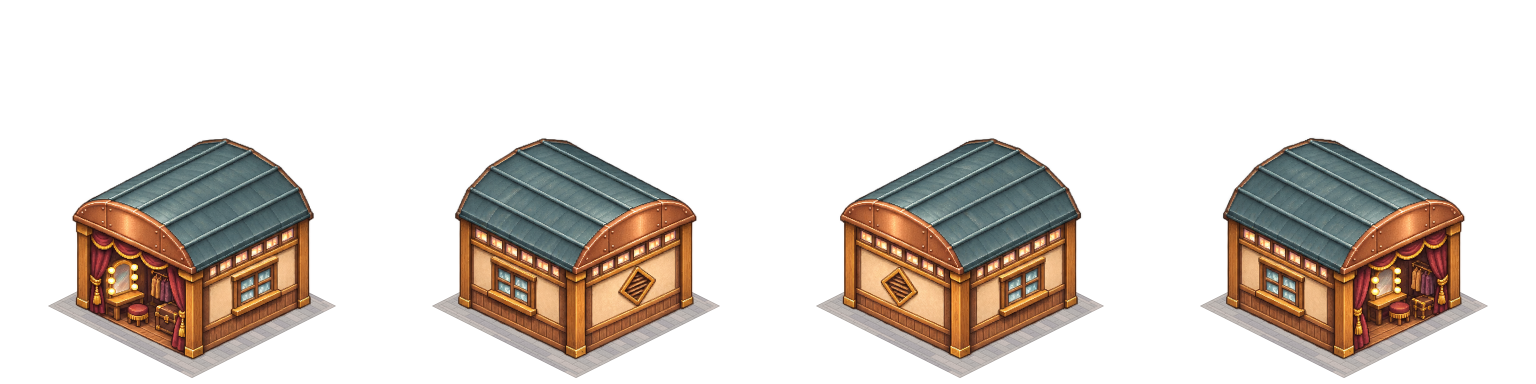
#> input picture assets/town-axis/painted/backStage.png, 3072 x 768 px, given in place of backStage.png.png, which was not available (shown at 1/2 size)
$ python -i prepare_light.py   (imports and definitions only)
#> lines starting #> are read from the running program, lines starting #| are printed output that depends on the picture; after the words box and inside, x2 and y2 are one past the last pixel; in counts of white or black regions, pixels touching at a corner belong together
"""Prepare the self-contained colour preview and the original-size silhouette for each painting."""
import io, json, sys
from concurrent.futures import ThreadPoolExecutor
from pathlib import Path
import numpy as np
from PIL import Image
from scipy.ndimage import distance_transform_edt
here=Path(__file__).resolve().parent
art=here.parents[1]/'assets/town-axis/painted'
dest=here/'launcher'
# [1 line not run here, left out]
quality=int(sys.argv[1]) if len(sys.argv)>1 else 45
def prepare(key):
    with Image.open(art/(key+'.png')) as source:
#> source is the input picture: PIL image 3072x768 RGBA; mean R, G, B, A 40.8, 33, 26.8, 74.6
        master=source.convert('RGBA')
    n=master.height
#> n = 768
    rgba=np.array(master)
    a=rgba[:,:,3]
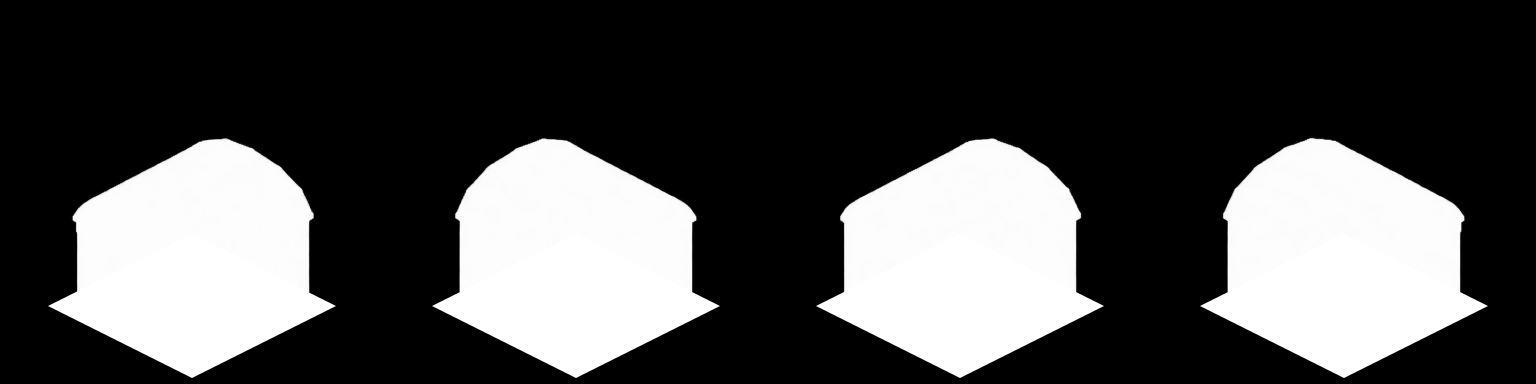
#> a: shape (768, 3072) (shown at 1/2 size); min 0, max 255, mean 74.6
    quant=(np.rint(a.astype('float32')*7/255)*255/7).round().astype('uint8')
    quant[(a>0)&(quant==0)]=6
#> quant: shape (768, 3072); min 0, max 255, mean 75
    assert np.array_equal(a>0,quant>0) and np.array_equal(a>=128,quant>=128)
    mask=Image.new('RGBA',master.size,'black')
    mask.putalpha(Image.fromarray(quant))
    maskfile=dest/(key+'-mask.webp');mask.save(maskfile,lossless=True,exact=True,method=6)
    check=Image.open(maskfile).convert('RGBA').getchannel('A')
    assert check.tobytes()==quant.tobytes()
    size=n//4
#> size = 192
    colors=Image.new('RGB',(size*4,size))
#> colors: PIL image 768x192 RGB; every value is 0
    for f in range(4):
        frame=rgba[:,f*n:(f+1)*n];valid=frame[:,:,3]>=96
        dist,idx=distance_transform_edt(~valid,return_indices=True)
        extended=frame[:,:,:3][tuple(idx)].copy()
        extended[dist>14]=[112,91,72]
        colors.paste(Image.fromarray(extended).resize((size,size),Image.Resampling.LANCZOS),(f*size,0))
#> this loop made 4 passes
#> pass 1, in prepare, `frame = rgba[:, f * n:(f + 1) * n]`:
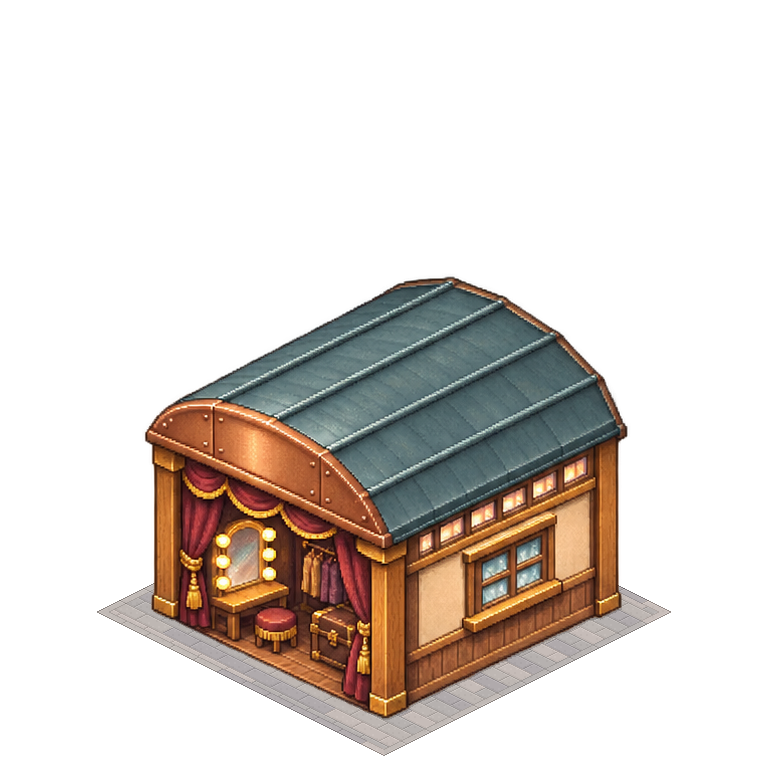
#> frame: shape (768, 768, 4); mean R, G, B, A 39.4, 31.5, 25.7, 74.6; transparent parts drawn white
#> pass 1, in prepare, `valid = frame[:, :, 3] >= 96`:
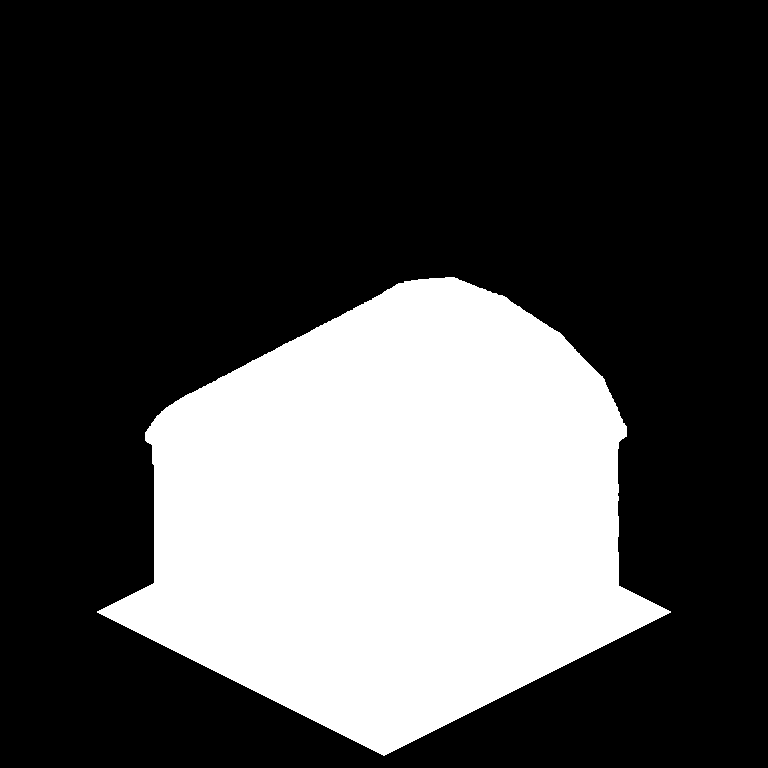
#> valid: shape (768, 768) bool; 29.4% white; 1 white region, box (x1, y1, x2, y2) and area: (97, 277, 671, 756) 173528
#> pass 1, in prepare, `dist,idx=distance_transform_edt(~valid,return_indices=True)`:
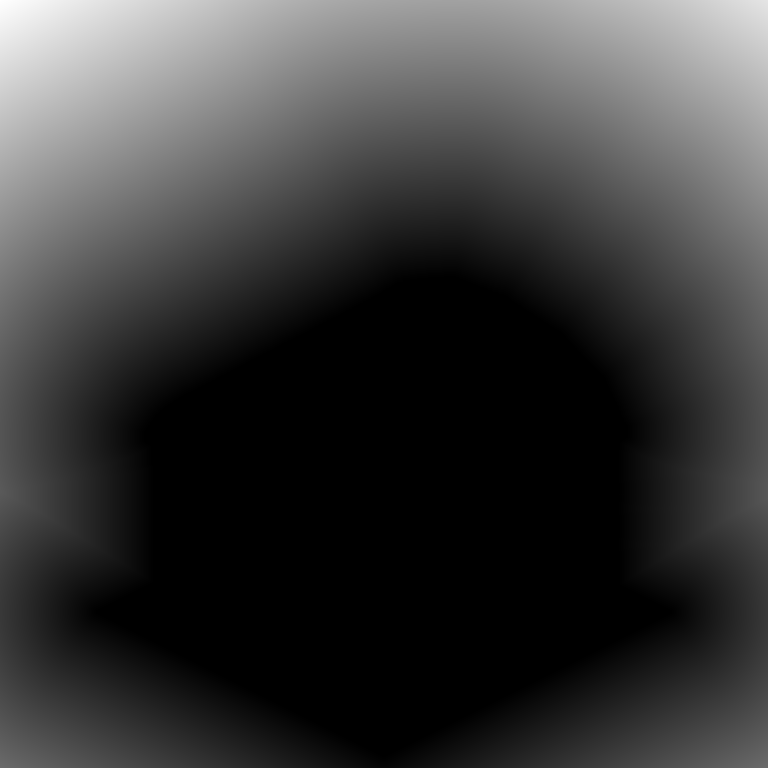
#> dist: shape (768, 768) float64; min 0, max 436.1, mean 98.9; drawn with min black and max white
#> pass 1, in prepare, `extended=frame[:,:,:3][tuple(idx)].copy()`:
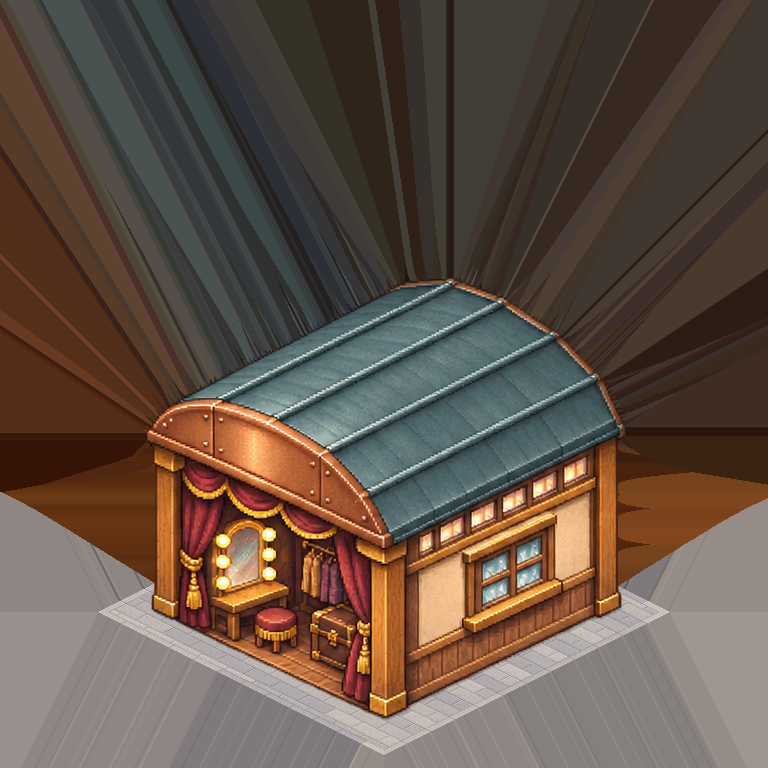
#> extended: shape (768, 768, 3); mean R, G, B 98.5, 82.3, 70.9
#> after the loop:
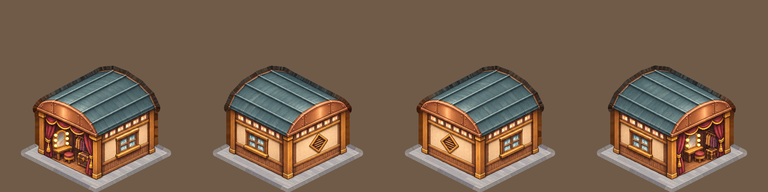
#> colors: PIL image 768x192 RGB; mean R, G, B 119, 96.8, 77.6
#> after the loop:
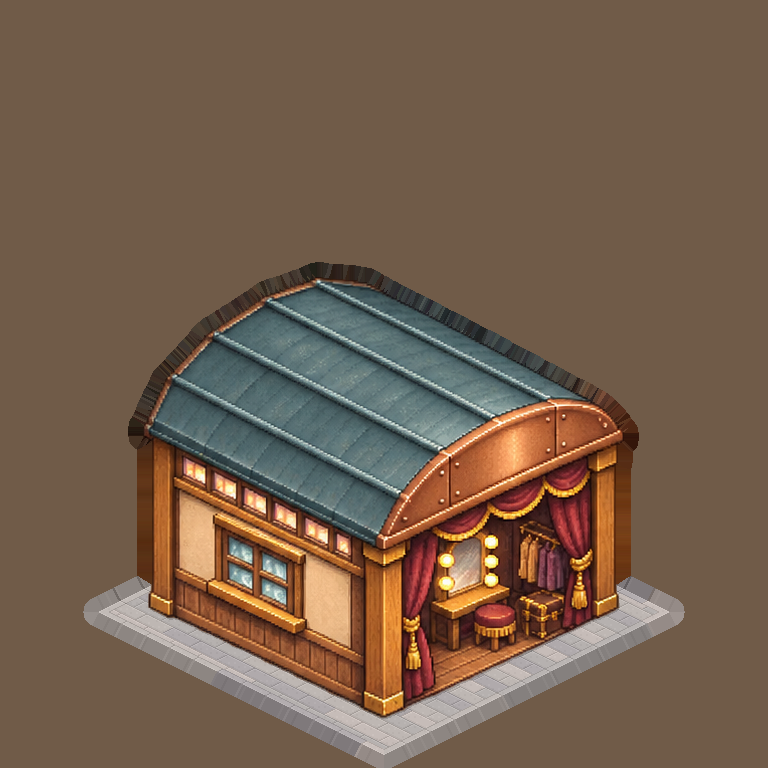
#> extended: shape (768, 768, 3); mean R, G, B 117.3, 95.1, 76.6
    pic=dest/(key+'-color.webp');colors.save(pic,quality=quality,method=6)
#> (the run stopped early here; a loop or call above may not have finished)
